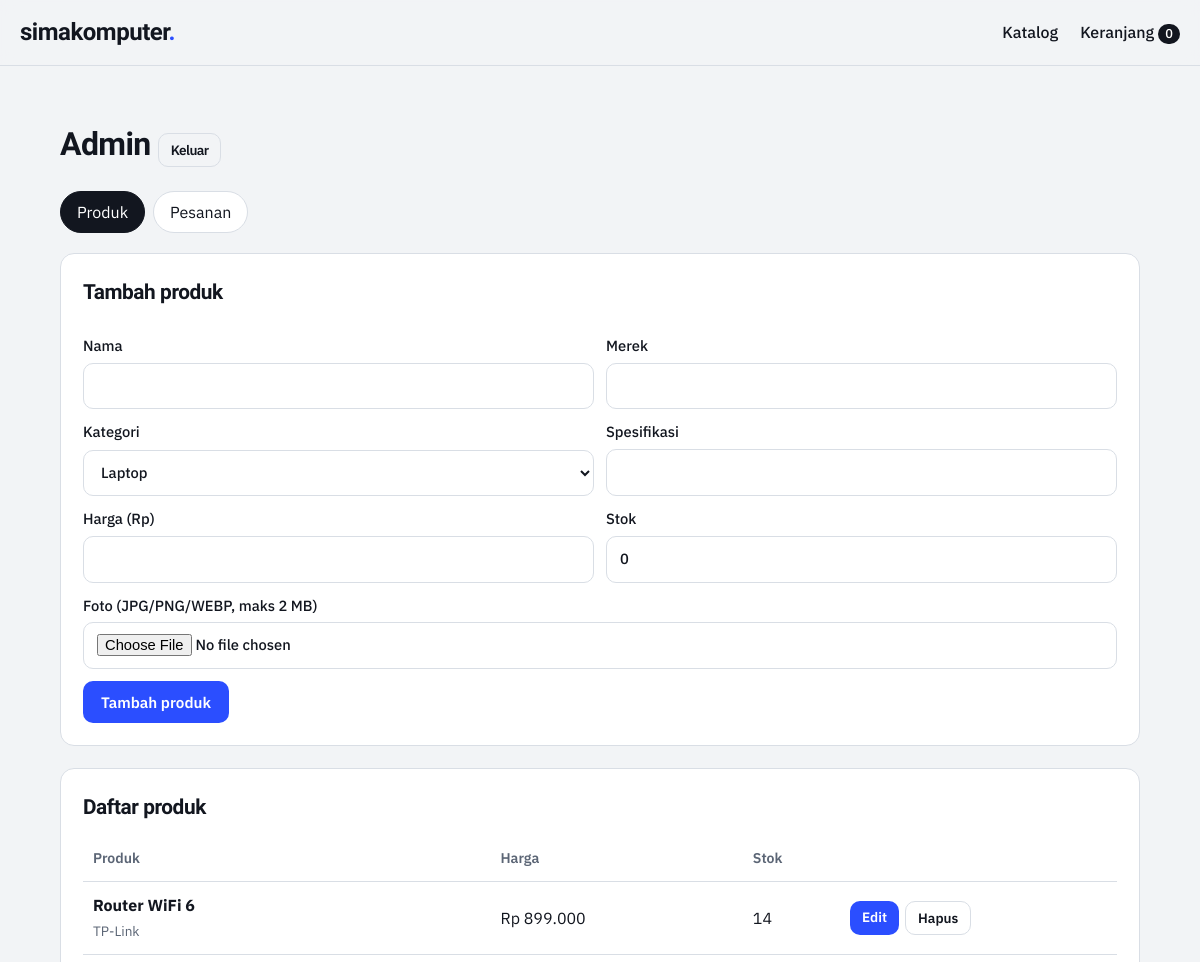
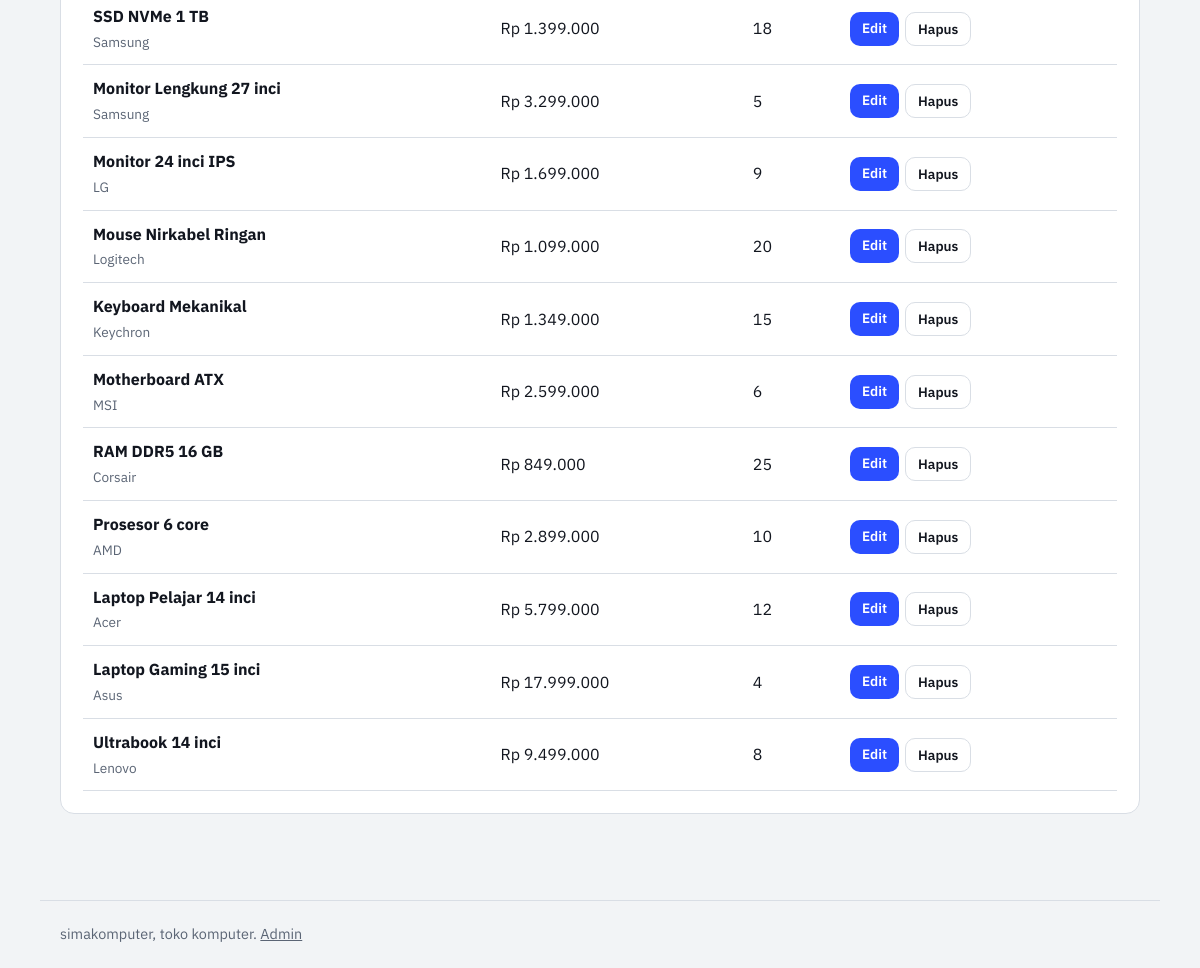
/admin.php (signed in), run on the app's committed database (2 pictures, top to bottom).
### tables this page shows
CREATE TABLE produk (
  id INT AUTO_INCREMENT PRIMARY KEY,
  kategori_id INT NOT NULL,
  nama VARCHAR(120) NOT NULL,
  merek VARCHAR(40) NOT NULL,
  spesifikasi VARCHAR(255) NOT NULL DEFAULT '',
  foto VARCHAR(255) NULL,
  harga DECIMAL(12,0) NOT NULL,
  stok INT NOT NULL DEFAULT 0,
  dibuat TIMESTAMP DEFAULT CURRENT_TIMESTAMP,
  FOREIGN KEY (kategori_id) REFERENCES kategori(id)
);

### config.php (called while the page is built, shortened)
<?php
function e($s) { return htmlspecialchars((string)$s, ENT_QUOTES, 'UTF-8'); }
function rp($n) { return 'Rp ' . number_format((float)$n, 0, ',', '.'); }

### admin.php (the view, shortened to what this page needs)
<?php
require 'config.php';
require 'layout.php';
    head('Masuk admin'); ?>
    <?php foot(); exit;
$tab = ($_GET['tab'] ?? 'produk') === 'pesanan' ? 'pesanan' : 'produk';
$kategori = $pdo->query('SELECT * FROM kategori ORDER BY id')->fetchAll();
$edit = null;
?>
<h1>Admin <a class="btn ghost small" href="?keluar=1">Keluar</a></h1>
<div class="tabs">
  <a href="?tab=produk" class="<?= $tab === 'produk' ? 'on' : '' ?>">Produk</a>
  <a href="?tab=pesanan" class="<?= $tab === 'pesanan' ? 'on' : '' ?>">Pesanan</a>
</div>
<?php if ($tab === 'produk'): ?>
  <?php if ($edit): ?>
  <form method="post" enctype="multipart/form-data" class="panel form-grid dua">
    <h2 style="grid-column:1/-1">Edit produk #<?= (int)$edit['id'] ?></h2>
    <label>Nama <input name="nama" required value="<?= e($edit['nama']) ?>"></label>
    <label>Merek <input name="merek" required value="<?= e($edit['merek']) ?>"></label>
    <label>Kategori
      <select name="kategori_id"><?php foreach ($kategori as $k): ?>
        <option value="<?= $k['id'] ?>" <?= $k['id'] == $edit['kategori_id'] ? 'selected' : '' ?>><?= e($k['nama']) ?></option><?php endforeach; ?>
      </select>
    </label>
    <label>Spesifikasi <input name="spesifikasi" value="<?= e($edit['spesifikasi']) ?>"></label>
    <label>Harga (Rp) <input type="number" name="harga" min="0" required value="<?= (int)$edit['harga'] ?>"></label>
    <label>Stok <input type="number" name="stok" min="0" required value="<?= (int)$edit['stok'] ?>"></label>
    <div style="grid-column:1/-1">
      <?php if ($edit['foto']): ?>
        <img src="uploads/<?= e($edit['foto']) ?>" alt="Foto saat ini" style="width:120px;height:120px;object-fit:cover;border-radius:10px;display:block;margin-bottom:8px">
        <label style="display:flex;gap:8px;align-items:center;font-weight:400">
          <input type="checkbox" name="hapus_foto" value="1" style="width:auto"> Hapus foto ini
        </label>
      <?php else: ?>
        <p class="kat" style="margin:0 0 8px">Belum ada foto.</p>
      <?php endif; ?>
    </div>
    <label style="grid-column:1/-1">Ganti foto (JPG/PNG/WEBP, maks 2 MB; kosongkan jika tidak diganti)
      <input type="file" name="foto" accept="image/jpeg,image/png,image/webp">
    </label>
    <div style="grid-column:1/-1;display:flex;gap:8px">
      <button class="btn" name="ubah" value="<?= (int)$edit['id'] ?>">Simpan perubahan</button>
      <a class="btn ghost" href="admin.php?tab=produk">Batal</a>
    </div>
  </form>
  <?php else: ?>
  <form method="post" enctype="multipart/form-data" class="panel form-grid dua">
    <h2 style="grid-column:1/-1">Tambah produk</h2>
    <label>Nama <input name="nama" required></label>
    <label>Merek <input name="merek" required></label>
    <label>Kategori
      <select name="kategori_id"><?php foreach ($kategori as $k): ?>
        <option value="<?= $k['id'] ?>"><?= e($k['nama']) ?></option><?php endforeach; ?>
      </select>
    </label>
    <label>Spesifikasi <input name="spesifikasi"></label>
    <label>Harga (Rp) <input type="number" name="harga" min="0" required></label>
    <label>Stok <input type="number" name="stok" min="0" value="0" required></label>
    <label style="grid-column:1/-1">Foto (JPG/PNG/WEBP, maks 2 MB) <input type="file" name="foto" accept="image/jpeg,image/png,image/webp"></label>
    <div><button class="btn" name="tambah" value="1">Tambah produk</button></div>
  </form>
  <?php endif; ?>
  <div class="panel">
    <h2>Daftar produk</h2>
    <table>
      <tr><th>Produk</th><th>Harga</th><th>Stok</th><th></th></tr>
      <?php foreach ($pdo->query('SELECT * FROM produk ORDER BY id DESC') as $p): ?>
      <tr>
        <td>
          <div style="display:flex;gap:10px;align-items:center">
            <div><strong><?= e($p['nama']) ?></strong><br><span class="kat"><?= e($p['merek']) ?></span></div>
          </div>
        </td>
        <td><?= rp($p['harga']) ?></td>
        <td><?= (int)$p['stok'] ?></td>
        <td style="white-space:nowrap">
          <form method="post" style="display:flex;gap:6px">
            <a class="btn small" href="?tab=produk&edit=<?= (int)$p['id'] ?>">Edit</a>
            <button class="btn ghost small" name="hapus" value="<?= (int)$p['id'] ?>" onclick="return confirm('Hapus produk ini?')">Hapus</button>
          </form>
        </td>
      </tr>
      <?php endforeach; ?>
    </table>
  </div>
<?php endif; ?>

### style.css (style rules this page uses)
:root { --ink:#12161F; --paper:#F2F4F6; --panel:#fff; --line:#D9DEE5; --accent:#2B4EFF; --accent-ink:#fff; --ok:#0E7A55; --warn:#B4380C; --muted:#5B6575; --r:14px; }
* { box-sizing:border-box }
body { margin:0;background:var(--paper);color:var(--ink);font:16px/1.55 'IBM Plex Sans',system-ui,sans-serif }
a { color:inherit }
h1,h2,h3,.logo { font-family:'Bricolage Grotesque',system-ui,sans-serif;letter-spacing:-.02em }
input,select,textarea { font:inherit;color:inherit;padding:11px 13px;border:1px solid var(--line);border-radius:10px;background:var(--panel);width:100% }
.btn { display:inline-block;padding:11px 18px;border:0;border-radius:10px;background:var(--accent);color:var(--accent-ink); font:600 .95rem 'IBM Plex Sans',sans-serif;cursor:pointer;text-decoration:none;white-space:nowrap }
.btn.ghost { background:transparent;color:var(--ink);border:1px solid var(--line) }
.btn.small { padding:7px 12px;font-size:.85rem }
.kat { color:var(--muted);font-size:.85rem }
.panel { background:var(--panel);border:1px solid var(--line);border-radius:var(--r);padding:22px;margin-bottom:22px }
.panel h2 { margin:0 0 14px;font-size:1.3rem }
table { width:100%;border-collapse:collapse }
th,td { padding:11px 10px;text-align:left;border-bottom:1px solid var(--line);vertical-align:middle }
th { font-weight:600;color:var(--muted);font-size:.88rem }
.form-grid { display:grid;gap:12px }
.form-grid.dua { grid-template-columns:1fr 1fr }
label { display:grid;gap:5px;font-weight:500;font-size:.92rem }
.tabs { display:flex;gap:8px;margin-bottom:20px }
.tabs a { padding:8px 16px;border-radius:99px;border:1px solid var(--line);background:var(--panel);text-decoration:none }
.tabs a.on { background:var(--ink);color:#fff;border-color:var(--ink) }

### data on the page
produk: nama "Router WiFi 6", merek "TP-Link", harga "Rp 899.000", stok "14", $p['id'] 12 (drawn)
produk: nama "SSD NVMe 1 TB", merek "Samsung", harga "Rp 1.399.000", stok "18", $p['id'] 11 (drawn)
produk: nama "Monitor Lengkung 27 inci", merek "Samsung", harga "Rp 3.299.000", stok "5", $p['id'] 10 (drawn)
produk: nama "Monitor 24 inci IPS", merek "LG", harga "Rp 1.699.000", stok "9"
produk: nama "Mouse Nirkabel Ringan", merek "Logitech", harga "Rp 1.099.000", stok "20", $p['id'] 8 (drawn)
produk: nama "Keyboard Mekanikal", merek "Keychron", harga "Rp 1.349.000", stok "15", $p['id'] 7 (drawn)
produk: nama "Motherboard ATX", merek "MSI", harga "Rp 2.599.000", stok "6"
produk: nama "RAM DDR5 16 GB", merek "Corsair", harga "Rp 849.000", stok "25", $p['id'] 5 (drawn)
produk: nama "Prosesor 6 core", merek "AMD", harga "Rp 2.899.000", stok "10", $p['id'] 4 (drawn)
produk: nama "Laptop Pelajar 14 inci", merek "Acer", harga "Rp 5.799.000", stok "12", $p['id'] 3 (drawn)
produk: nama "Laptop Gaming 15 inci", merek "Asus", harga "Rp 17.999.000", stok "4", $p['id'] 2 (drawn)
produk: nama "Ultrabook 14 inci", merek "Lenovo", harga "Rp 9.499.000", stok "8", $p['id'] 1 (drawn)

### other printed values
jumlah_keranjang() "0"
form field kategori_id "Laptop"
